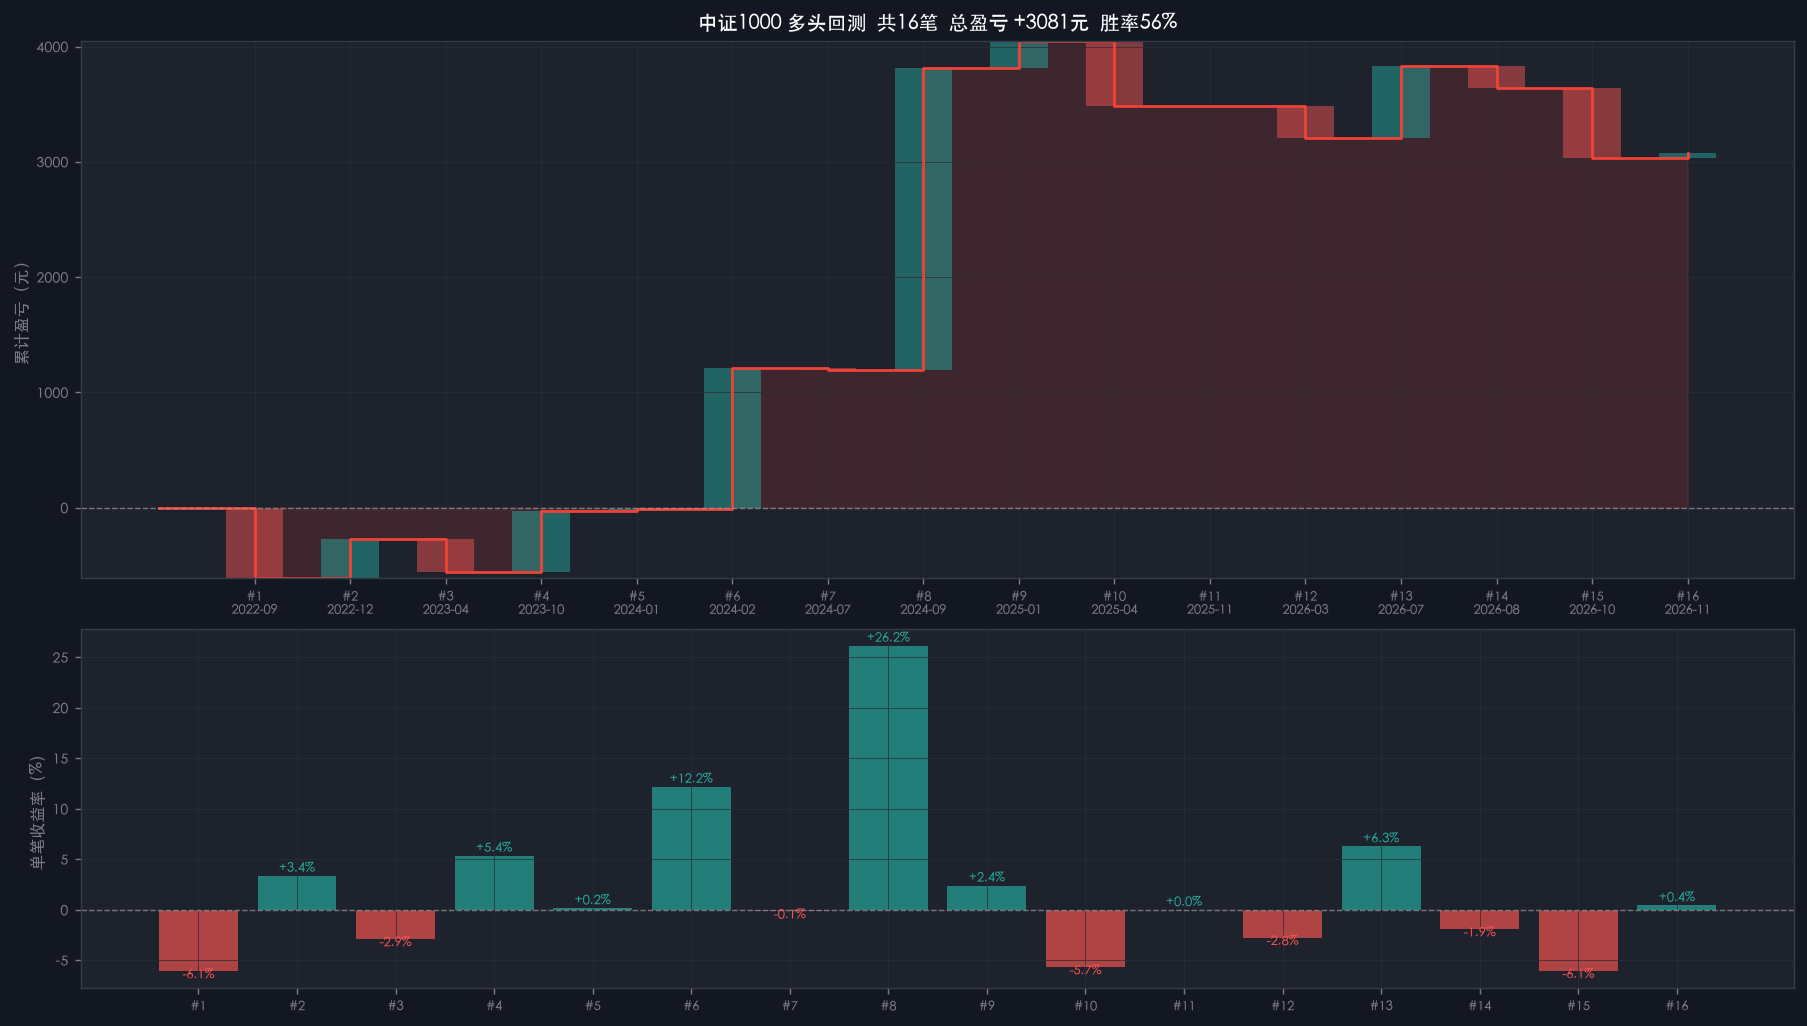

Here is the Python script that generated this plot:
"""
中证1000 多头回测 v1
买入规则：日线 C→A/B（EMA3↑ + MACD≤0），每次信号买入 1 万元，信号当日收盘价成交
卖出规则：日线卖出 C→A/B（MA3↓），信号当日收盘价全部平仓
"""
import os, json, warnings
warnings.filterwarnings("ignore")

import numpy as np
import pandas as pd
import requests
from matplotlib import font_manager
import matplotlib
matplotlib.use("Agg")
import matplotlib.pyplot as plt
import matplotlib.dates as mdates

for font_path in ["/System/Library/Fonts/PingFang.ttc", "/System/Library/Fonts/STHeiti Light.ttc"]:
    if os.path.exists(font_path):
        font_manager.fontManager.addfont(font_path)
        matplotlib.rcParams["font.family"] = font_manager.FontProperties(fname=font_path).get_name()
        break
matplotlib.rcParams["axes.unicode_minus"] = False

HEADERS = {"User-Agent": "Mozilla/5.0 (Macintosh; Intel Mac OS X 10_15_7)"}
SYMBOL  = "sh000852"
NAME    = "中证1000"
AMOUNT  = 10_000      # 每次买入金额（元）
OUT_IMG = os.path.join(os.path.dirname(__file__), "backtest_long_v1.png")

# ── 参数 ─────────────────────────────────────────────────────────────────
# 买入
BUY_J_MAX   = 1
BUY_K_MAX   = 45
BUY_KD_MAX  = 5
PRICE_GAP   = 0.03    # 同C期间两次买点最小价差
DAYS_EXEMPT = 5

# 卖出
SELL_J_MIN  = 95
SELL_K_MIN  = 45
SELL_KD_MAX = 5


def fetch_kline(symbol, scale="240", n=1100):
    r = requests.get(
        "http://money.finance.sina.com.cn/quotes_service/api/json_v2.php/CN_MarketData.getKLineData",
        params={"symbol": symbol, "scale": scale, "ma": "no", "datalen": str(n)},
        headers=HEADERS, timeout=20)
    rows = [{"date":   pd.Timestamp(d["day"]),
             "open":   float(d["open"]),
             "high":   float(d["high"]),
             "low":    float(d["low"]),
             "close":  float(d["close"]),
             "volume": int(d["volume"])} for d in json.loads(r.text)]
    return pd.DataFrame(rows).sort_values("date").reset_index(drop=True)


def kdj93(df):
    lo  = df["low"].rolling(9, min_periods=1).min()
    hi  = df["high"].rolling(9, min_periods=1).max()
    rsv = (df["close"] - lo) / (hi - lo).replace(0, np.nan) * 100
    K   = rsv.ewm(alpha=1/3, adjust=False).mean()
    D   = K.ewm(alpha=1/3, adjust=False).mean()
    return K, D, 3*K - 2*D


# ── 加载数据 ─────────────────────────────────────────────────────────────
df = fetch_kline(SYMBOL, scale="240", n=1100)
print(f"日线数据: {df['date'].iloc[0].date()} ~ {df['date'].iloc[-1].date()}  共{len(df)}根")

df["K"], df["D"], df["J"] = kdj93(df)
df["ema3"]  = df["close"].ewm(span=3,  adjust=False).mean()
df["ema12"] = df["close"].ewm(span=12, adjust=False).mean()
df["ema26"] = df["close"].ewm(span=26, adjust=False).mean()
df["macd"]  = df["ema12"] - df["ema26"]
df["ma3"]   = df["close"].rolling(3).mean()

karr  = df["K"].values
darr  = df["D"].values
jarr  = df["J"].values
close = df["close"].values
opn   = df["open"].values
ema3  = df["ema3"].values
macd  = df["macd"].values
ma3   = df["ma3"].values
dates = df["date"].values

# ── 买入信号状态机 ────────────────────────────────────────────────────────
buy_signals = []   # list of (signal_idx, cond "A"/"B")

watching_b     = False
c_info_b       = None
last_buy_price = None

for i in range(3, len(df)):
    gd = abs(karr[i] - darr[i])
    gp = abs(karr[i-1] - darr[i-1])
    ks = karr[i] - karr[i-1]
    ds = darr[i] - darr[i-1]

    cond_bc = (jarr[i-1] < jarr[i-2] and jarr[i] > jarr[i-1] and jarr[i-1] < BUY_J_MAX)
    cond_ba = (gd < gp and gd <= BUY_KD_MAX and karr[i] < BUY_K_MAX
               and ks > ds and ks > 0
               and ema3[i] > ema3[i-1]
               and macd[i] <= 0)
    cond_bb = (karr[i-1] < darr[i-1] and karr[i] >= darr[i]
               and karr[i] < BUY_K_MAX and gd <= BUY_KD_MAX
               and ema3[i] > ema3[i-1]
               and macd[i] <= 0)

    if cond_bc:
        watching_b     = True
        last_buy_price = None
        c_info_b       = (i, df.at[i, "date"], close[i])
    elif watching_b and (cond_ba or cond_bb):
        bp = close[i]
        ci, cd, cp = c_info_b
        if last_buy_price is not None and abs(bp - last_buy_price) / last_buy_price < PRICE_GAP:
            continue
        days_gap = i - ci
        skip = (bp < cp) and (days_gap <= DAYS_EXEMPT)
        if not skip:
            label = "A" if cond_ba else "B"
            buy_signals.append((i, label, df.at[i, "date"], bp))
        last_buy_price = bp

# ── 卖出信号状态机 ────────────────────────────────────────────────────────
sell_signals = []  # list of (signal_idx, cond "A"/"B")

watching_s = False

for i in range(3, len(df)):
    gd = abs(karr[i] - darr[i])
    gp = abs(karr[i-1] - darr[i-1])
    ks = karr[i] - karr[i-1]

    cond_sc = (jarr[i-1] > jarr[i-2] and jarr[i] < jarr[i-1] and jarr[i-1] > SELL_J_MIN)
    cond_sa = (karr[i] > darr[i] and gd < gp and gd <= SELL_KD_MAX
               and karr[i] > SELL_K_MIN and ks < 0
               and ma3[i] < ma3[i-1])
    cond_sb = (karr[i-1] >= darr[i-1] and karr[i] < darr[i]
               and karr[i] > SELL_K_MIN
               and ma3[i] < ma3[i-1])

    if cond_sc:
        watching_s = True

    if watching_s:
        for label, flag in (("A", cond_sa), ("B", cond_sb)):
            if flag:
                sell_signals.append((i, label, df.at[i, "date"], close[i]))

# ── 回测撮合 ─────────────────────────────────────────────────────────────
# 信号当日收盘价成交
positions = []   # list of dict
trades    = []   # completed trades

# 把买卖信号合并排序（同日先买后卖）
events = ([(idx, "BUY",  lbl, dt, px) for idx, lbl, dt, px in buy_signals]
        + [(idx, "SELL", lbl, dt, px) for idx, lbl, dt, px in sell_signals])
events.sort(key=lambda x: (x[0], 0 if x[1] == "BUY" else 1))

for sig_idx, etype, label, sig_date, sig_close in events:
    exec_price = sig_close        # 信号当日收盘价
    exec_date  = sig_date

    if etype == "BUY":
        units = AMOUNT / exec_price
        positions.append({
            "entry_date":  exec_date,
            "entry_price": exec_price,
            "units":       units,
            "amount":      AMOUNT,
            "buy_cond":    label,
        })

    elif etype == "SELL" and positions:
        for pos in positions:
            proceeds  = pos["units"] * exec_price
            pnl       = proceeds - pos["amount"]
            ret_pct   = pnl / pos["amount"] * 100
            hold_days = (exec_date - pos["entry_date"]).days
            trades.append({
                "entry_date":  pos["entry_date"],
                "entry_price": pos["entry_price"],
                "exit_date":   exec_date,
                "exit_price":  exec_price,
                "buy_cond":    pos["buy_cond"],
                "sell_cond":   label,
                "hold_days":   hold_days,
                "amount_in":   pos["amount"],
                "proceeds":    proceeds,
                "pnl":         pnl,
                "ret_pct":     ret_pct,
            })
        positions = []   # 全部平仓

# ── 打印结果 ─────────────────────────────────────────────────────────────
print("\n" + "="*72)
print(f"  {'买入日':^12} {'买入价':>8} {'卖出日':^12} {'卖出价':>8} "
      f"{'持仓天':>6} {'买类型':>5} {'卖类型':>5} {'盈亏(元)':>10} {'收益率':>7}")
print("-"*72)
for t in trades:
    sign = "+" if t["pnl"] >= 0 else ""
    print(f"  {str(t['entry_date'])[:10]:^12} {t['entry_price']:>8.0f} "
          f"{str(t['exit_date'])[:10]:^12} {t['exit_price']:>8.0f} "
          f"{t['hold_days']:>6} {'买'+t['buy_cond']:>5} {'卖'+t['sell_cond']:>5} "
          f"{sign}{t['pnl']:>+9.0f} {sign}{t['ret_pct']:>+6.1f}%")

total_in   = sum(t["amount_in"] for t in trades)
total_pnl  = sum(t["pnl"]      for t in trades)
wins       = [t for t in trades if t["pnl"] > 0]
losses     = [t for t in trades if t["pnl"] <= 0]

print("="*72)
print(f"  已完成交易: {len(trades)} 笔  |  胜率: {len(wins)/len(trades)*100:.0f}%  "
      f"|  总投入: {total_in/1e4:.1f}万  |  总盈亏: {total_pnl:+.0f}元")
if wins:
    print(f"  盈利笔: {len(wins)}  均盈: {sum(t['ret_pct'] for t in wins)/len(wins):.1f}%  "
          f"最大盈: {max(t['ret_pct'] for t in wins):.1f}%")
if losses:
    print(f"  亏损笔: {len(losses)}  均亏: {sum(t['ret_pct'] for t in losses)/len(losses):.1f}%  "
          f"最大亏: {min(t['ret_pct'] for t in losses):.1f}%")
avg_hold = sum(t["hold_days"] for t in trades) / len(trades) if trades else 0
print(f"  平均持仓: {avg_hold:.0f} 天")

if positions:
    last_close = close[-1]
    last_date  = df["date"].iloc[-1]
    print(f"\n  未平仓位 {len(positions)} 个（截至 {str(last_date)[:10]} 收盘价 {last_close:.0f}）：")
    total_open_pnl = 0
    for pos in positions:
        upnl = (last_close - pos["entry_price"]) / pos["entry_price"] * pos["amount"]
        total_open_pnl += upnl
        sign = "+" if upnl >= 0 else ""
        print(f"    买{pos['buy_cond']} {str(pos['entry_date'])[:10]} "
              f"@ {pos['entry_price']:.0f}  浮动: {sign}{upnl:.0f}元 "
              f"({sign}{upnl/pos['amount']*100:.1f}%)")
    print(f"  持仓浮盈合计: {total_open_pnl:+.0f} 元")
    print(f"  已实现+浮盈合计: {total_pnl + total_open_pnl:+.0f} 元")

# ── 净值曲线 ─────────────────────────────────────────────────────────────
BG = "#131722"; PANEL = "#1e222d"
fig, (ax0, ax1) = plt.subplots(2, 1, figsize=(14, 8), sharex=False,
    gridspec_kw={"height_ratios": [1.5, 1]})
fig.patch.set_facecolor(BG)
for ax in (ax0, ax1):
    ax.set_facecolor(PANEL)
    for sp in ax.spines.values(): sp.set_color("#363a45")
    ax.tick_params(colors="#787b86", labelsize=8)
    ax.grid(color="#2a2e39", lw=0.4)

# 上图：累计盈亏瀑布
if trades:
    cum_pnl = [0]
    for t in trades:
        cum_pnl.append(cum_pnl[-1] + t["pnl"])
    xs = list(range(len(cum_pnl)))
    ax0.step(xs, cum_pnl, where="post", color="#f44336", lw=1.5)
    ax0.fill_between(xs, 0, cum_pnl, step="post",
                     color="#f44336", alpha=0.15)
    ax0.axhline(0, color="#aaaaaa", lw=0.8, ls="--", alpha=0.6)
    for i, t in enumerate(trades):
        col = "#26a69a" if t["pnl"] > 0 else "#ef5350"
        ax0.bar(i + 1, t["pnl"], bottom=cum_pnl[i],
                color=col, alpha=0.5, width=0.6)
    ax0.set_xticks(range(1, len(trades)+1))
    ax0.set_xticklabels(
        [f"#{i+1}\n{str(t['entry_date'])[:7]}" for i, t in enumerate(trades)],
        fontsize=7, color="#787b86")
    ax0.set_ylabel("累计盈亏（元）", fontsize=9, color="#787b86")
    ax0.set_title(
        f"{NAME} 多头回测  共{len(trades)}笔  总盈亏 {total_pnl:+.0f}元  "
        f"胜率{len(wins)/len(trades)*100:.0f}%",
        color="white", fontsize=11)

# 下图：每笔收益率
if trades:
    colors = ["#26a69a" if t["pnl"] > 0 else "#ef5350" for t in trades]
    ax1.bar(range(1, len(trades)+1), [t["ret_pct"] for t in trades],
            color=colors, alpha=0.7)
    ax1.axhline(0, color="#aaaaaa", lw=0.8, ls="--", alpha=0.6)
    ax1.set_ylabel("单笔收益率（%）", fontsize=9, color="#787b86")
    ax1.set_xticks(range(1, len(trades)+1))
    ax1.set_xticklabels(
        [f"#{i+1}" for i in range(len(trades))],
        fontsize=7, color="#787b86")
    for i, t in enumerate(trades):
        col = "#26a69a" if t["pnl"] > 0 else "#ef5350"
        ax1.text(i+1, t["ret_pct"] + (0.3 if t["ret_pct"] >= 0 else -0.8),
                 f"{t['ret_pct']:+.1f}%", ha="center", fontsize=7, color=col)

plt.tight_layout(h_pad=0.6)
plt.savefig(OUT_IMG, dpi=130, bbox_inches="tight", facecolor=BG)
print(f"\n图已保存: {OUT_IMG}")
